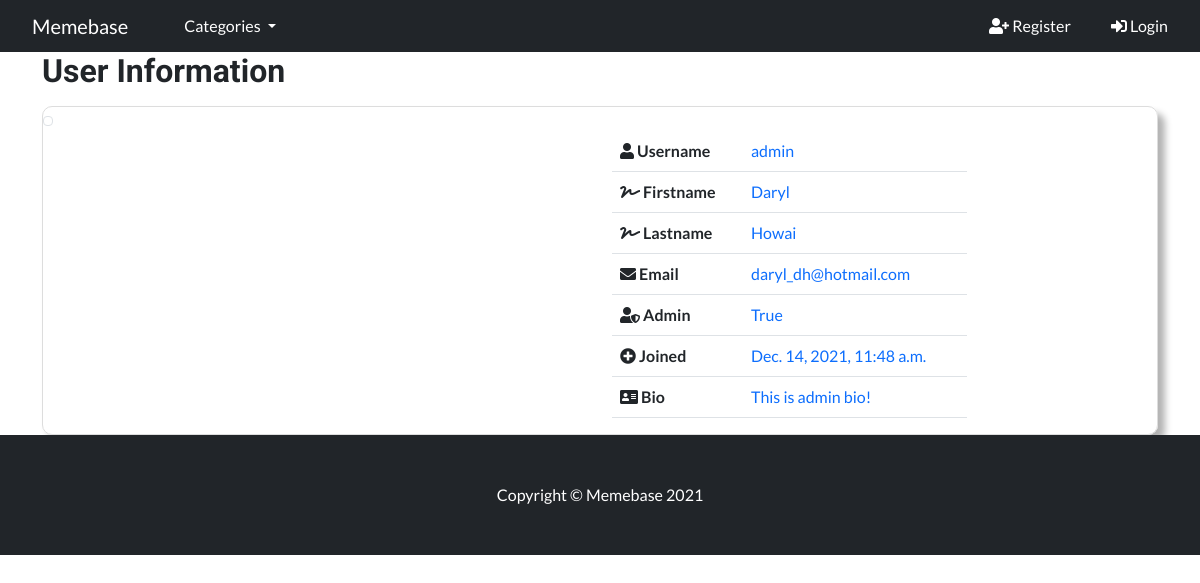
The page /members/1/profile/ on the database as committed earlier.
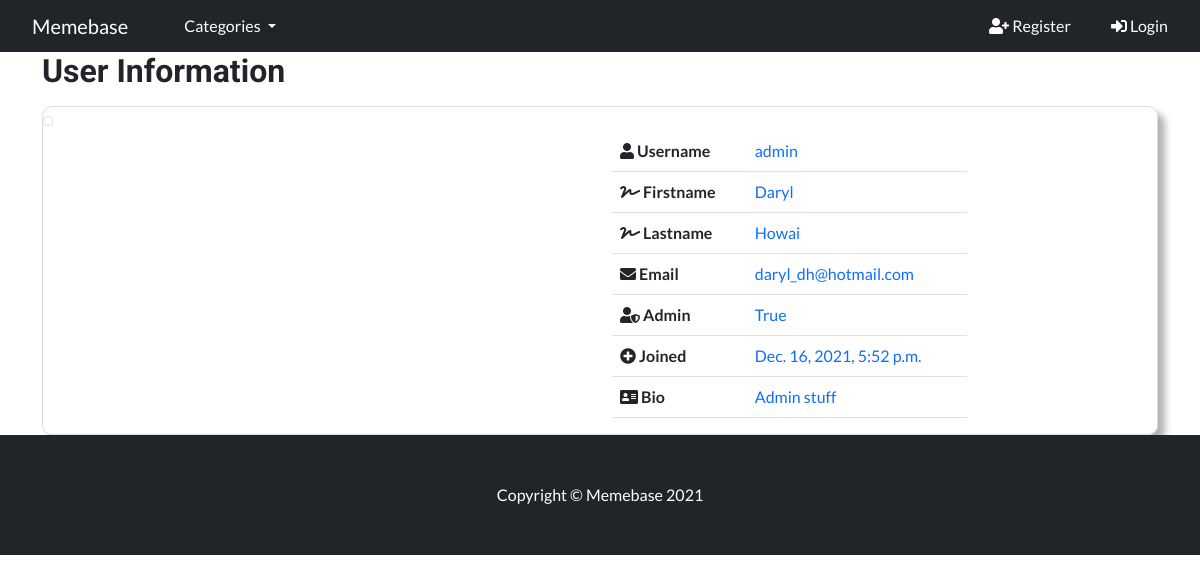
The same page on the database as committed later.
### memeblog/models.py (models this page shows, shortened)
class UserProfile(models.Model):
    user = models.OneToOneField(User, null=True, on_delete=models.CASCADE)
    bio = models.TextField()
    profile_pic = CloudinaryField('image', default='default')

### members/views.py (the view)
# urls.py: path('<int:pk>/profile/', ProfilePageView.as_view(), name='profile_page'),
class ProfilePageView(generic.DetailView):
    model = UserProfile
    template_name = 'registration/user_profile.html'
    def get_context_data(self, *args, **kwargs):
        context = super(ProfilePageView, self).get_context_data(*args, **kwargs)
        page_user = get_object_or_404(UserProfile, id=self.kwargs['pk'])
        context["page_user"] = page_user
        return context

### memeblog/views.py (called while the page is built)
def category_list(request):
    category_list = Category.objects.all()
    context = {
        'category_list': category_list
    }
    return context

### templates/registration/user_profile.html (shortened to what the changed rows need)
{% extends "base.html" %}
{% block content %}
<div class="container">
    <h2>User Information</h2>
    <div class="panel-body inf-content mt-3">
        <div class="row">
            <div class="col-md-4 mt-4">
                <div class="table-responsive">
                <table class="table table-user-information">
                    <tbody>
                        <tr>
                            <td>
                                <strong>
                                </strong>
                            </td>
                            <td class="text-primary">
                                {{ page_user.user.username }}
                            </td>
                        </tr>
                        <tr>
                            <td>
                                <strong>
                                </strong>
                            </td>
                            <td class="text-primary">
                                {{ page_user.user.first_name }}
                            </td>
                        </tr>
                        <tr>
                            <td>
                                <strong>
                                </strong>
                            </td>
                            <td class="text-primary">
                                {{ page_user.user.last_name }}
                            </td>
                        </tr>
                        <tr>
                            <td>
                                <strong>
                                </strong>
                            </td>
                            <td class="text-primary">
                                {{ page_user.user.email }}
                            </td>
                        </tr>
                        <tr>
                            <td>
                                <strong>
                                </strong>
                            </td>
                            <td class="text-primary">
                                {{ page_user.user.is_superuser }}
                            </td>
                        </tr>
                        <tr>
                            <td>
                                <strong>
                                </strong>
                            </td>
                            <td class="text-primary">
                                {{ page_user.user.date_joined }}
                            </td>
                        </tr>
                        <tr>
                            <td>
                                <strong>
                                </strong>
                            </td>
                            <td class="text-primary">
                                {{ page_user.bio }}
                            </td>
                        </tr>
                    </tbody>
                </table>
                </div>
            </div>
        </div>
    </div>
    </div>
{% endblock %}

Rows that differ between the two databases and show on the page:
changed UserProfile "admin": user.date_joined "Dec. 14, 2021, 11:48 a.m." → "Dec. 16, 2021, 5:52 p.m."; bio "This is admin bio!" → "Admin stuff"
